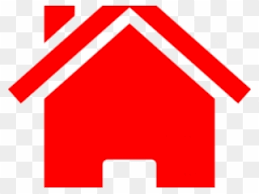
#> input picture House.png, 259 x 194 px
$ python map_coloring.py House.png
#> lines starting #> are read from the running program, lines starting #| are printed output that depends on the picture; after the words box and inside, x2 and y2 are one past the last pixel; in counts of white or black regions, pixels touching at a corner belong together
import cv2
import numpy as np
import resource, sys
from matplotlib import pyplot as plt

MAP_IMAGE_PATH = sys.argv[1]
ESCAPE_KEY_CHARACTER = 27
NO_COLOR = -1
NOT_MARKED = -1
BACKGROUND_MARK = -2
SLEEP_TIME_IN_MILLISECONDS = 100
MINIMUM_BORDER_WIDTH_RATIO = 0.15
IMPORTANT_COLOR_HIGH_THRESHOLD = 256 - 35
IMPORTANT_COLOR_LOW_THRESHOLD = 35
MINIMUM_REGION_AREA_RATIO = 0.0005
MAXIMUM_NEIGHBOR_PIXEL_COLOR_DIFFERENCE = 50
INF = 10 ** 30
MAXIMUM_NUMBER_OF_REGIONS = 1000
COLORING_COLORS = [(255, 0, 0), (0, 255, 0), (0, 0, 255), (0, 255, 255)]
DX = [-1, +1, 0, 0]
DY = [0, 0, -1, +1]
SHARPEN_KERNEL = np.array([[-1, -1, -1], [-1, 9, -1], [-1, -1, -1]])

image = cv2.imread(MAP_IMAGE_PATH, cv2.IMREAD_COLOR)
#> image is the input picture: shape (194, 259, 3); mean B, G, R 118.4, 118.4, 249.4
height = len(image)
#> height = 194
width = len(image[0])
#> width = 259
total_area = width * height
#> total_area = 50246
mark = [[NOT_MARKED for i in range(width)] for j in range(height)]
nodes = []
regions = [[] for i in range(MAXIMUM_NUMBER_OF_REGIONS)]
regions_border = [[] for i in range(MAXIMUM_NUMBER_OF_REGIONS)]
nodes_color = [NO_COLOR for i in range(MAXIMUM_NUMBER_OF_REGIONS)]

resource.setrlimit(resource.RLIMIT_STACK, (2 ** 29, -1))
sys.setrecursionlimit(10 ** 6)

class Node:
	def __init__(self, node_id, node_x, node_y):
		self.id = node_id
		self.x = node_x
		self.y = node_y
		self.adj = []
	def add_edge(self, node):
		self.adj.append(node.id)

def apply_threshold():
	for y in range(height):
		for x in range(width):
			b, g, r = image[y][x]
			r, g, b = int(r), int(g), int(b)
			if r + g + b < IMPORTANT_COLOR_LOW_THRESHOLD * 3:
				image[y][x] = (255, 255, 255)
				mark[y][x] = BACKGROUND_MARK
			if r + g + b > IMPORTANT_COLOR_HIGH_THRESHOLD * 3:
				image[y][x] = (255, 255, 255)
				mark[y][x] = BACKGROUND_MARK
#> after the loop, mark = 194 items

def whiten_background():
	for y in range(height):
		for x in range(width):
			if mark[y][x] == NOT_MARKED or mark[y][x] == BACKGROUND_MARK:
				image[y][x] = (255, 255, 255)

def get_all_regions_pixels():
	for y in range(height):
		for x in range(width):
			region_mark = mark[y][x]
			regions[region_mark].append((x, y))
			if is_on_border(x, y):
				regions_border[region_mark].append((x, y))

def find_graph_nodes():
	for y in range(height):
		for x in range(width):
			if mark[y][x] == NOT_MARKED:
				color_area = get_region_area(x, y, NOT_MARKED, len(nodes))
				if color_area > MINIMUM_REGION_AREA_RATIO * total_area:
					nodes.append(Node(len(nodes), x, y))
				else:
					get_region_area(x, y, len(nodes), NOT_MARKED)
	get_all_regions_pixels()

def is_inside(x, y):
	if x < 0 or x >= width or y < 0 or y >= height:
		return False
	return True

def is_on_border(x, y):
	if mark[y][x] == BACKGROUND_MARK:
		return False
	for k in range(4):
		x2 = x + DX[k]
		y2 = y + DY[k]
		if is_inside(x2, y2) and mark[y2][x2] == BACKGROUND_MARK:
			return True
	return False

def same_pixel_colors(x1, y1, x2, y2):
	if not is_inside(x1, y1) or not is_inside(x2, y2):
		return False
	b1, g1, r1 = image[y1][x1]
	b2, g2, r2 = image[y2][x2]
	r1, g1, b1 = int(r1), int(g1), int(b1)
	r2, g2, b2 = int(r2), int(g2), int(b2)
	diff = abs(r1 - r2) + abs(g1 - g2) + abs(b1 - b2)
	return diff <= 3 * MAXIMUM_NEIGHBOR_PIXEL_COLOR_DIFFERENCE

def get_region_area(x, y, src_mark, dst_mark):
	if not is_inside(x, y) or mark[y][x] != src_mark:
		return 0
	mark[y][x] = dst_mark
	color_area = 1
	for k in range(4):
		x2 = x + DX[k]
		y2 = y + DY[k]
		if is_inside(x2, y2) and mark[y2][x2] == src_mark and same_pixel_colors(x, y, x2, y2):
			color_area += get_region_area(x2, y2, src_mark, dst_mark)
	return color_area

def are_adjacent(node1:Node, node2:Node):
	start_x, start_y = node1.x, node1.y
	end_x, end_y = node2.x, node2.y
	min_distance_sqr = INF
	for u in regions_border[mark[start_y][start_x]]:
		for v in regions_border[mark[end_y][end_x]]:
			tmp_distance_sqr = (u[0] - v[0]) * (u[0] - v[0]) + (u[1] - v[1]) * (u[1] - v[1])
			if tmp_distance_sqr < min_distance_sqr:
				min_distance_sqr = tmp_distance_sqr
				start_x, start_y = u[0], u[1]
				end_x, end_y = v[0], v[1]
	dx, dy = end_x - start_x, end_y - start_y
	if abs(dx) + abs(dy) <= 1:
		return True
	dx, dy = float(dx), float(dy)
	border_width_threshold = MINIMUM_BORDER_WIDTH_RATIO * (width * width + height * height)
	if min_distance_sqr >= border_width_threshold:
		return False
	total_steps = int(2 * ((width * width + height * height) ** 0.5))
	for i in range(total_steps):
		x = int(start_x + i * dx / total_steps + 0.5)
		y = int(start_y + i * dy / total_steps + 0.5)
		if mark[y][x] >= 0 and (x != start_x or y != start_y) and (x != end_x or y != end_y):
			return False
	return True

def add_graph_edges():
	for i in range(len(nodes)):
		for j in range(len(nodes)):
			if j > i and are_adjacent(nodes[i], nodes[j]):
				nodes[i].add_edge(nodes[j])
				nodes[j].add_edge(nodes[i])

def change_region_color(node:Node, pixel_color):
	region_idx = mark[node.y][node.x]
	for i in range(len(regions[region_idx])):
		x = regions[region_idx][i][0]
		y = regions[region_idx][i][1]
		image[y][x] = pixel_color

def colorize_map(node_index):
	if node_index == len(nodes):
		for i in range(len(nodes)):
			change_region_color(nodes[i], COLORING_COLORS[nodes_color[i]])
		cv2.imshow('Colorized Map', image)
		key = cv2.waitKey(SLEEP_TIME_IN_MILLISECONDS)
		if key == ESCAPE_KEY_CHARACTER:
			cv2.destroyAllWindows()
			exit()
		return
	for i in range(len(COLORING_COLORS)):
		is_color_valid = True
		for u in nodes[node_index].adj:
			if nodes_color[u] == i:
				is_color_valid = False
				break
		if is_color_valid:
			nodes_color[node_index] = i
			colorize_map(node_index + 1)
			nodes_color[node_index] = NO_COLOR

# cv2.imshow('Original Map', image)

print('Please wait for preprocessing...')

apply_threshold()
image = cv2.medianBlur(image, 3)
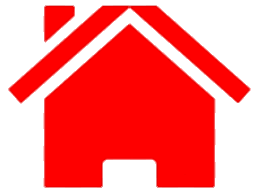
#> image: shape (194, 259, 3); mean B, G, R 123.2, 123.2, 253.8
apply_threshold()
image = cv2.filter2D(image, -1, SHARPEN_KERNEL)
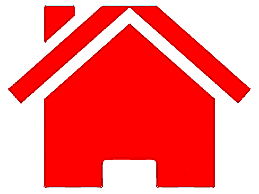
#> image: shape (194, 259, 3); mean B, G, R 122.5, 122.5, 252
apply_threshold()
#> after the loop in apply_threshold (call 3), `for y in range(height):`:
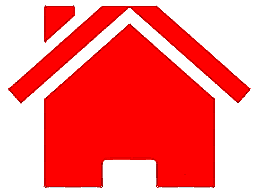
#> image: shape (194, 259, 3); 0.35% of pixels changed, all inside (x1, y1, x2, y2) = (11, 5, 251, 188)

find_graph_nodes()
#> the loop in find_graph_nodes, `for y in range(height):` made 194 passes
add_graph_edges()

whiten_background()
#> after the loop in whiten_background, `for y in range(height):`:
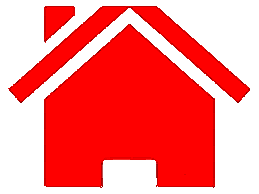
#> image: shape (194, 259, 3); 0.74% of pixels changed, all inside (x1, y1, x2, y2) = (8, 5, 251, 188)

print('Preprocessing finished.')

# cv2.imshow('Modified Map', image)

colorize_map(0)
#> the loop in colorize_map, `for i in range(len(COLORING_COLORS)):` made 1 pass; (key Esc is pressed on pass 1)
#> pass 1, in colorize_map (call 4), `cv2.imshow('Colorized Map', image)`:
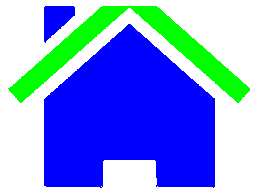
#> window 'Colorized Map': shape (194, 259, 3); mean B, G, R 228.6, 149.6, 123.3
#> (the program exits here)
